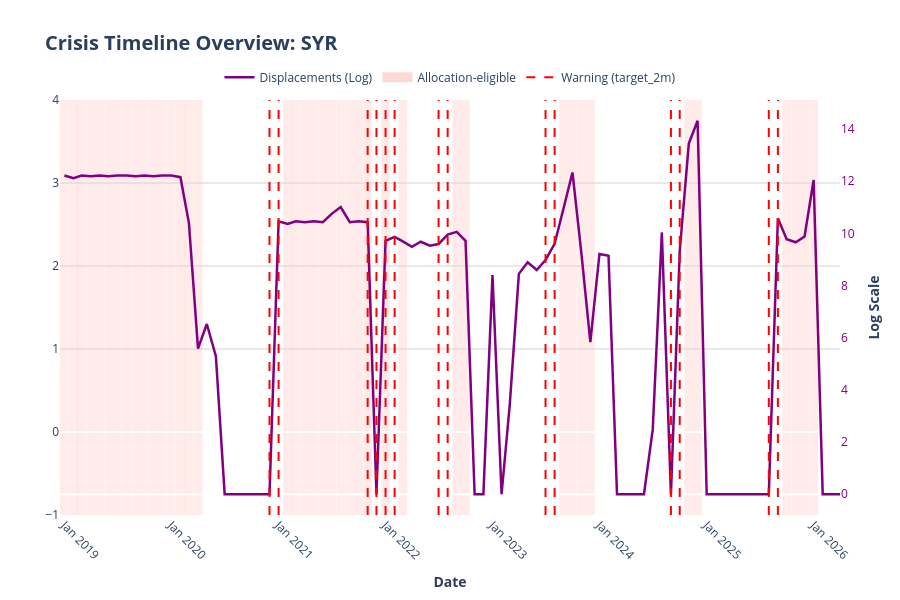

The code cell stored with this chart in its notebook:
### Code cell
plot_full_crisis_timeline(
    df, 
    country_code="SYR",
    columns_to_plot=['monthly_displacement']
)

### Figure 1 — Plotly figure (JSON) as saved in the notebook; plotly's stock layout.template omitted (floating-point values rounded to 4 significant figures)
{"data": [{"customdata": [202900.0, 183300.0, 202900.0, 196400.0, 202900.0, 196400.0, 202900.0, 202900.0, 196400.0, 202900.0, 196400.0, 202900.0, 202900.0, 189800.0, 32730.0, 264.0, 682.0, 198.0, 0.0, 0.0, 0.0, 0.0, 0.0, 0.0, 34930.0, 31550.0, 34930.0, 33800.0, 34930.0, 33800.0, 46590.0, 60590.0, 33800.0, 34930.0, 33800.0, 0.0, 16610.0, 19330.0, 16210.0, 13140.0, 15980.0, 13710.0, 14640.0, 21090.0, 23360.0, 16600.0, 0.0, 0.0, 4468.0, 0.0, 30.0, 4667.0, 7256.0, 5407.0, 7906.0, 14740.0, 58860.0, 227500.0, 9677.0, 340.0, 9968.0, 9324.0, 0.0, 0.0, 0.0, 0.0, 11.0, 22840.0, 0.0, 11020.0, 688400.0, 1652000.0, 0.0, 0.0, 0.0, 0.0, 0.0, 0.0, 0.0, 0.0, 39450.0, 17610.0, 15680.0, 19580.0, 170000.0, 0.0, 0.0, 0.0], "hovertemplate": "<b>Date:</b> %{x|%b %Y}<br><b>Displacements (Log) (Real):</b> %{customdata:,.0f}<br><b>Log(1+x):</b> %{y:.2f}<extra></extra>", "line": {"color": "purple", "dash": "solid", "width": 2.5}, "mode": "lines", "name": "Displacements (Log)", "type": "scatter", "x": ["2019-01-01T00:00:00.000000", "2019-02-01T00:00:00.000000", "2019-03-01T00:00:00.000000", "2019-04-01T00:00:00.000000", "2019-05-01T00:00:00.000000", "2019-06-01T00:00:00.000000", "2019-07-01T00:00:00.000000", "2019-08-01T00:00:00.000000", "2019-09-01T00:00:00.000000", "2019-10-01T00:00:00.000000", "2019-11-01T00:00:00.000000", "2019-12-01T00:00:00.000000", "2020-01-01T00:00:00.000000", "2020-02-01T00:00:00.000000", "2020-03-01T00:00:00.000000", "2020-04-01T00:00:00.000000", "2020-05-01T00:00:00.000000", "2020-06-01T00:00:00.000000", "2020-07-01T00:00:00.000000", "2020-08-01T00:00:00.000000", "2020-09-01T00:00:00.000000", "2020-10-01T00:00:00.000000", "2020-11-01T00:00:00.000000", "2020-12-01T00:00:00.000000", "2021-01-01T00:00:00.000000", "2021-02-01T00:00:00.000000", "2021-03-01T00:00:00.000000", "2021-04-01T00:00:00.000000", "2021-05-01T00:00:00.000000", "2021-06-01T00:00:00.000000", "2021-07-01T00:00:00.000000", "2021-08-01T00:00:00.000000", "2021-09-01T00:00:00.000000", "2021-10-01T00:00:00.000000", "2021-11-01T00:00:00.000000", "2021-12-01T00:00:00.000000", "2022-01-01T00:00:00.000000", "2022-02-01T00:00:00.000000", "2022-03-01T00:00:00.000000", "2022-04-01T00:00:00.000000", "2022-05-01T00:00:00.000000", "2022-06-01T00:00:00.000000", "2022-07-01T00:00:00.000000", "2022-08-01T00:00:00.000000", "2022-09-01T00:00:00.000000", "2022-10-01T00:00:00.000000", "2022-11-01T00:00:00.000000", "2022-12-01T00:00:00.000000", "2023-01-01T00:00:00.000000", "2023-02-01T00:00:00.000000", "2023-03-01T00:00:00.000000", "2023-04-01T00:00:00.000000", "2023-05-01T00:00:00.000000", "2023-06-01T00:00:00.000000", "2023-07-01T00:00:00.000000", "2023-08-01T00:00:00.000000", "2023-09-01T00:00:00.000000", "2023-10-01T00:00:00.000000", "2023-11-01T00:00:00.000000", "2023-12-01T00:00:00.000000", "2024-01-01T00:00:00.000000", "2024-02-01T00:00:00.000000", "2024-03-01T00:00:00.000000", "2024-04-01T00:00:00.000000", "2024-05-01T00:00:00.000000", "2024-06-01T00:00:00.000000", "2024-07-01T00:00:00.000000", "2024-08-01T00:00:00.000000", "2024-09-01T00:00:00.000000", "2024-10-01T00:00:00.000000", "2024-11-01T00:00:00.000000", "2024-12-01T00:00:00.000000", "2025-01-01T00:00:00.000000", "2025-02-01T00:00:00.000000", "2025-03-01T00:00:00.000000", "2025-04-01T00:00:00.000000", "2025-05-01T00:00:00.000000", "2025-06-01T00:00:00.000000", "2025-07-01T00:00:00.000000", "2025-08-01T00:00:00.000000", "2025-09-01T00:00:00.000000", "2025-10-01T00:00:00.000000", "2025-11-01T00:00:00.000000", "2025-12-01T00:00:00.000000", "2026-01-01T00:00:00.000000", "2026-02-01T00:00:00.000000", "2026-03-01T00:00:00.000000", "2026-04-01T00:00:00.000000"], "y": [12.22, 12.12, 12.22, 12.19, 12.22, 12.19, 12.22, 12.22, 12.19, 12.22, 12.19, 12.22, 12.22, 12.15, 10.4, 5.58, 6.526, 5.293, 0.0, 0.0, 0.0, 0.0, 0.0, 0.0, 10.46, 10.36, 10.46, 10.43, 10.46, 10.43, 10.75, 11.01, 10.43, 10.46, 10.43, 0.0, 9.718, 9.869, 9.693, 9.483, 9.679, 9.526, 9.592, 9.957, 10.06, 9.717, 0.0, 0.0, 8.405, 0.0, 3.434, 8.448, 8.89, 8.596, 8.976, 9.598, 10.98, 12.33, 9.178, 5.832, 9.207, 9.141, 0.0, 0.0, 0.0, 0.0, 2.485, 10.04, 0.0, 9.308, 13.44, 14.32, 0.0, 0.0, 0.0, 0.0, 0.0, 0.0, 0.0, 0.0, 10.58, 9.776, 9.66, 9.882, 12.04, 0.0, 0.0, 0.0], "yaxis": "y2"}, {"line": {"color": "salmon", "width": 10}, "mode": "lines", "name": "Allocation-eligible", "opacity": 0.3, "type": "scatter", "x": [null], "y": [null]}, {"line": {"color": "red", "dash": "dash", "width": 2}, "mode": "lines", "name": "Warning (target_2m)", "type": "scatter", "x": [null], "y": [null]}], "layout": {"height": 600, "hovermode": "closest", "legend": {"bgcolor": "rgba(255,255,255,0.8)", "orientation": "h", "x": 0.5, "xanchor": "center", "y": 1.02, "yanchor": "bottom"}, "margin": {"b": 60, "l": 60, "r": 60, "t": 100}, "plot_bgcolor": "white", "shapes": [{"fillcolor": "salmon", "layer": "below", "line": {"width": 0}, "opacity": 0.15, "type": "rect", "x0": "2018-12-17T00:00:00", "x1": "2019-01-16T00:00:00", "xref": "x", "y0": 0, "y1": 1, "yref": "y domain"}, {"fillcolor": "salmon", "layer": "below", "line": {"width": 0}, "opacity": 0.15, "type": "rect", "x0": "2019-01-17T00:00:00", "x1": "2019-02-16T00:00:00", "xref": "x", "y0": 0, "y1": 1, "yref": "y domain"}, {"fillcolor": "salmon", "layer": "below", "line": {"width": 0}, "opacity": 0.15, "type": "rect", "x0": "2019-02-14T00:00:00", "x1": "2019-03-16T00:00:00", "xref": "x", "y0": 0, "y1": 1, "yref": "y domain"}, {"fillcolor": "salmon", "layer": "below", "line": {"width": 0}, "opacity": 0.15, "type": "rect", "x0": "2019-03-17T00:00:00", "x1": "2019-04-16T00:00:00", "xref": "x", "y0": 0, "y1": 1, "yref": "y domain"}, {"fillcolor": "salmon", "layer": "below", "line": {"width": 0}, "opacity": 0.15, "type": "rect", "x0": "2019-04-16T00:00:00", "x1": "2019-05-16T00:00:00", "xref": "x", "y0": 0, "y1": 1, "yref": "y domain"}, {"fillcolor": "salmon", "layer": "below", "line": {"width": 0}, "opacity": 0.15, "type": "rect", "x0": "2019-05-17T00:00:00", "x1": "2019-06-16T00:00:00", "xref": "x", "y0": 0, "y1": 1, "yref": "y domain"}, {"fillcolor": "salmon", "layer": "below", "line": {"width": 0}, "opacity": 0.15, "type": "rect", "x0": "2019-06-16T00:00:00", "x1": "2019-07-16T00:00:00", "xref": "x", "y0": 0, "y1": 1, "yref": "y domain"}, {"fillcolor": "salmon", "layer": "below", "line": {"width": 0}, "opacity": 0.15, "type": "rect", "x0": "2019-07-17T00:00:00", "x1": "2019-08-16T00:00:00", "xref": "x", "y0": 0, "y1": 1, "yref": "y domain"}, {"fillcolor": "salmon", "layer": "below", "line": {"width": 0}, "opacity": 0.15, "type": "rect", "x0": "2019-08-17T00:00:00", "x1": "2019-09-16T00:00:00", "xref": "x", "y0": 0, "y1": 1, "yref": "y domain"}, {"fillcolor": "salmon", "layer": "below", "line": {"width": 0}, "opacity": 0.15, "type": "rect", "x0": "2019-09-16T00:00:00", "x1": "2019-10-16T00:00:00", "xref": "x", "y0": 0, "y1": 1, "yref": "y domain"}, {"fillcolor": "salmon", "layer": "below", "line": {"width": 0}, "opacity": 0.15, "type": "rect", "x0": "2019-10-17T00:00:00", "x1": "2019-11-16T00:00:00", "xref": "x", "y0": 0, "y1": 1, "yref": "y domain"}, {"fillcolor": "salmon", "layer": "below", "line": {"width": 0}, "opacity": 0.15, "type": "rect", "x0": "2019-11-16T00:00:00", "x1": "2019-12-16T00:00:00", "xref": "x", "y0": 0, "y1": 1, "yref": "y domain"}, {"fillcolor": "salmon", "layer": "below", "line": {"width": 0}, "opacity": 0.15, "type": "rect", "x0": "2019-12-17T00:00:00", "x1": "2020-01-16T00:00:00", "xref": "x", "y0": 0, "y1": 1, "yref": "y domain"}, {"fillcolor": "salmon", "layer": "below", "line": {"width": 0}, "opacity": 0.15, "type": "rect", "x0": "2020-01-17T00:00:00", "x1": "2020-02-16T00:00:00", "xref": "x", "y0": 0, "y1": 1, "yref": "y domain"}, {"fillcolor": "salmon", "layer": "below", "line": {"width": 0}, "opacity": 0.15, "type": "rect", "x0": "2020-02-15T00:00:00", "x1": "2020-03-16T00:00:00", "xref": "x", "y0": 0, "y1": 1, "yref": "y domain"}, {"fillcolor": "salmon", "layer": "below", "line": {"width": 0}, "opacity": 0.15, "type": "rect", "x0": "2020-03-17T00:00:00", "x1": "2020-04-16T00:00:00", "xref": "x", "y0": 0, "y1": 1, "yref": "y domain"}, {"fillcolor": "salmon", "layer": "below", "line": {"width": 0}, "opacity": 0.15, "type": "rect", "x0": "2021-01-17T00:00:00", "x1": "2021-02-16T00:00:00", "xref": "x", "y0": 0, "y1": 1, "yref": "y domain"}, {"fillcolor": "salmon", "layer": "below", "line": {"width": 0}, "opacity": 0.15, "type": "rect", "x0": "2021-02-14T00:00:00", "x1": "2021-03-16T00:00:00", "xref": "x", "y0": 0, "y1": 1, "yref": "y domain"}, {"fillcolor": "salmon", "layer": "below", "line": {"width": 0}, "opacity": 0.15, "type": "rect", "x0": "2021-03-17T00:00:00", "x1": "2021-04-16T00:00:00", "xref": "x", "y0": 0, "y1": 1, "yref": "y domain"}, {"fillcolor": "salmon", "layer": "below", "line": {"width": 0}, "opacity": 0.15, "type": "rect", "x0": "2021-04-16T00:00:00", "x1": "2021-05-16T00:00:00", "xref": "x", "y0": 0, "y1": 1, "yref": "y domain"}, {"fillcolor": "salmon", "layer": "below", "line": {"width": 0}, "opacity": 0.15, "type": "rect", "x0": "2021-05-17T00:00:00", "x1": "2021-06-16T00:00:00", "xref": "x", "y0": 0, "y1": 1, "yref": "y domain"}, {"fillcolor": "salmon", "layer": "below", "line": {"width": 0}, "opacity": 0.15, "type": "rect", "x0": "2021-06-16T00:00:00", "x1": "2021-07-16T00:00:00", "xref": "x", "y0": 0, "y1": 1, "yref": "y domain"}, {"fillcolor": "salmon", "layer": "below", "line": {"width": 0}, "opacity": 0.15, "type": "rect", "x0": "2021-07-17T00:00:00", "x1": "2021-08-16T00:00:00", "xref": "x", "y0": 0, "y1": 1, "yref": "y domain"}, {"fillcolor": "salmon", "layer": "below", "line": {"width": 0}, "opacity": 0.15, "type": "rect", "x0": "2021-08-17T00:00:00", "x1": "2021-09-16T00:00:00", "xref": "x", "y0": 0, "y1": 1, "yref": "y domain"}, {"fillcolor": "salmon", "layer": "below", "line": {"width": 0}, "opacity": 0.15, "type": "rect", "x0": "2021-09-16T00:00:00", "x1": "2021-10-16T00:00:00", "xref": "x", "y0": 0, "y1": 1, "yref": "y domain"}, {"fillcolor": "salmon", "layer": "below", "line": {"width": 0}, "opacity": 0.15, "type": "rect", "x0": "2021-10-17T00:00:00", "x1": "2021-11-16T00:00:00", "xref": "x", "y0": 0, "y1": 1, "yref": "y domain"}, {"fillcolor": "salmon", "layer": "below", "line": {"width": 0}, "opacity": 0.15, "type": "rect", "x0": "2021-12-17T00:00:00", "x1": "2022-01-16T00:00:00", "xref": "x", "y0": 0, "y1": 1, "yref": "y domain"}, {"fillcolor": "salmon", "layer": "below", "line": {"width": 0}, "opacity": 0.15, "type": "rect", "x0": "2022-02-14T00:00:00", "x1": "2022-03-16T00:00:00", "xref": "x", "y0": 0, "y1": 1, "yref": "y domain"}, {"fillcolor": "salmon", "layer": "below", "line": {"width": 0}, "opacity": 0.15, "type": "rect", "x0": "2022-08-17T00:00:00", "x1": "2022-09-16T00:00:00", "xref": "x", "y0": 0, "y1": 1, "yref": "y domain"}, {"fillcolor": "salmon", "layer": "below", "line": {"width": 0}, "opacity": 0.15, "type": "rect", "x0": "2022-09-16T00:00:00", "x1": "2022-10-16T00:00:00", "xref": "x", "y0": 0, "y1": 1, "yref": "y domain"}, {"fillcolor": "salmon", "layer": "below", "line": {"width": 0}, "opacity": 0.15, "type": "rect", "x0": "2023-08-17T00:00:00", "x1": "2023-09-16T00:00:00", "xref": "x", "y0": 0, "y1": 1, "yref": "y domain"}, {"fillcolor": "salmon", "layer": "below", "line": {"width": 0}, "opacity": 0.15, "type": "rect", "x0": "2023-09-16T00:00:00", "x1": "2023-10-16T00:00:00", "xref": "x", "y0": 0, "y1": 1, "yref": "y domain"}, {"fillcolor": "salmon", "layer": "below", "line": {"width": 0}, "opacity": 0.15, "type": "rect", "x0": "2023-10-17T00:00:00", "x1": "2023-11-16T00:00:00", "xref": "x", "y0": 0, "y1": 1, "yref": "y domain"}, {"fillcolor": "salmon", "layer": "below", "line": {"width": 0}, "opacity": 0.15, "type": "rect", "x0": "2023-11-16T00:00:00", "x1": "2023-12-16T00:00:00", "xref": "x", "y0": 0, "y1": 1, "yref": "y domain"}, {"fillcolor": "salmon", "layer": "below", "line": {"width": 0}, "opacity": 0.15, "type": "rect", "x0": "2024-10-17T00:00:00", "x1": "2024-11-16T00:00:00", "xref": "x", "y0": 0, "y1": 1, "yref": "y domain"}, {"fillcolor": "salmon", "layer": "below", "line": {"width": 0}, "opacity": 0.15, "type": "rect", "x0": "2024-11-16T00:00:00", "x1": "2024-12-16T00:00:00", "xref": "x", "y0": 0, "y1": 1, "yref": "y domain"}, {"fillcolor": "salmon", "layer": "below", "line": {"width": 0}, "opacity": 0.15, "type": "rect", "x0": "2025-09-16T00:00:00", "x1": "2025-10-16T00:00:00", "xref": "x", "y0": 0, "y1": 1, "yref": "y domain"}, {"fillcolor": "salmon", "layer": "below", "line": {"width": 0}, "opacity": 0.15, "type": "rect", "x0": "2025-10-17T00:00:00", "x1": "2025-11-16T00:00:00", "xref": "x", "y0": 0, "y1": 1, "yref": "y domain"}, {"fillcolor": "salmon", "layer": "below", "line": {"width": 0}, "opacity": 0.15, "type": "rect", "x0": "2025-11-16T00:00:00", "x1": "2025-12-16T00:00:00", "xref": "x", "y0": 0, "y1": 1, "yref": "y domain"}, {"fillcolor": "salmon", "layer": "below", "line": {"width": 0}, "opacity": 0.15, "type": "rect", "x0": "2025-12-17T00:00:00", "x1": "2026-01-16T00:00:00", "xref": "x", "y0": 0, "y1": 1, "yref": "y domain"}, {"line": {"color": "red", "dash": "dash", "width": 2}, "type": "line", "x0": "2020-12-01T00:00:00", "x1": "2020-12-01T00:00:00", "xref": "x", "y0": 0, "y1": 1, "yref": "paper"}, {"line": {"color": "red", "dash": "dash", "width": 2}, "type": "line", "x0": "2021-01-01T00:00:00", "x1": "2021-01-01T00:00:00", "xref": "x", "y0": 0, "y1": 1, "yref": "paper"}, {"line": {"color": "red", "dash": "dash", "width": 2}, "type": "line", "x0": "2021-11-01T00:00:00", "x1": "2021-11-01T00:00:00", "xref": "x", "y0": 0, "y1": 1, "yref": "paper"}, {"line": {"color": "red", "dash": "dash", "width": 2}, "type": "line", "x0": "2021-12-01T00:00:00", "x1": "2021-12-01T00:00:00", "xref": "x", "y0": 0, "y1": 1, "yref": "paper"}, {"line": {"color": "red", "dash": "dash", "width": 2}, "type": "line", "x0": "2022-01-01T00:00:00", "x1": "2022-01-01T00:00:00", "xref": "x", "y0": 0, "y1": 1, "yref": "paper"}, {"line": {"color": "red", "dash": "dash", "width": 2}, "type": "line", "x0": "2022-02-01T00:00:00", "x1": "2022-02-01T00:00:00", "xref": "x", "y0": 0, "y1": 1, "yref": "paper"}, {"line": {"color": "red", "dash": "dash", "width": 2}, "type": "line", "x0": "2022-07-01T00:00:00", "x1": "2022-07-01T00:00:00", "xref": "x", "y0": 0, "y1": 1, "yref": "paper"}, {"line": {"color": "red", "dash": "dash", "width": 2}, "type": "line", "x0": "2022-08-01T00:00:00", "x1": "2022-08-01T00:00:00", "xref": "x", "y0": 0, "y1": 1, "yref": "paper"}, {"line": {"color": "red", "dash": "dash", "width": 2}, "type": "line", "x0": "2023-07-01T00:00:00", "x1": "2023-07-01T00:00:00", "xref": "x", "y0": 0, "y1": 1, "yref": "paper"}, {"line": {"color": "red", "dash": "dash", "width": 2}, "type": "line", "x0": "2023-08-01T00:00:00", "x1": "2023-08-01T00:00:00", "xref": "x", "y0": 0, "y1": 1, "yref": "paper"}, {"line": {"color": "red", "dash": "dash", "width": 2}, "type": "line", "x0": "2024-09-01T00:00:00", "x1": "2024-09-01T00:00:00", "xref": "x", "y0": 0, "y1": 1, "yref": "paper"}, {"line": {"color": "red", "dash": "dash", "width": 2}, "type": "line", "x0": "2024-10-01T00:00:00", "x1": "2024-10-01T00:00:00", "xref": "x", "y0": 0, "y1": 1, "yref": "paper"}, {"line": {"color": "red", "dash": "dash", "width": 2}, "type": "line", "x0": "2025-08-01T00:00:00", "x1": "2025-08-01T00:00:00", "xref": "x", "y0": 0, "y1": 1, "yref": "paper"}, {"line": {"color": "red", "dash": "dash", "width": 2}, "type": "line", "x0": "2025-09-01T00:00:00", "x1": "2025-09-01T00:00:00", "xref": "x", "y0": 0, "y1": 1, "yref": "paper"}], "title": {"font": {"size": 20}, "text": "<b>Crisis Timeline Overview: SYR</b>", "x": 0.05}, "xaxis": {"domain": [0, 1], "showgrid": false, "tickangle": 45, "tickformat": "%b %Y", "title": {"text": "<b>Date</b>"}}, "yaxis": {"gridcolor": "lightgrey", "showgrid": true, "side": "left", "title": {"text": ""}}, "yaxis2": {"anchor": "x", "overlaying": "y", "showgrid": false, "side": "right", "tickfont": {"color": "purple"}, "title": {"text": "<b>Log Scale</b>"}}}}
